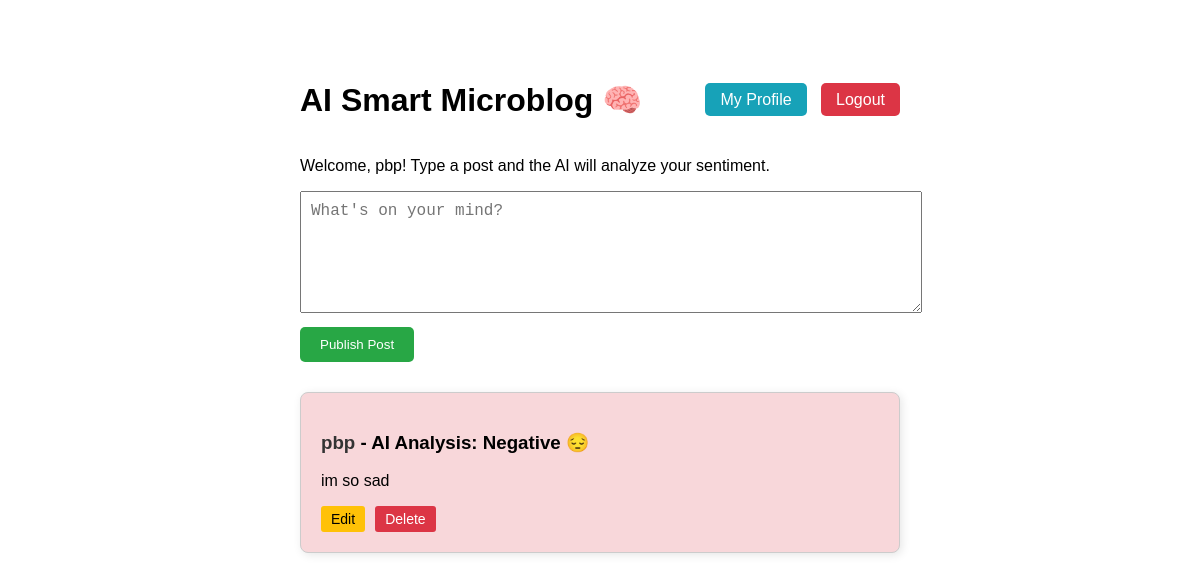
Page / (signed in) on the earlier database version.
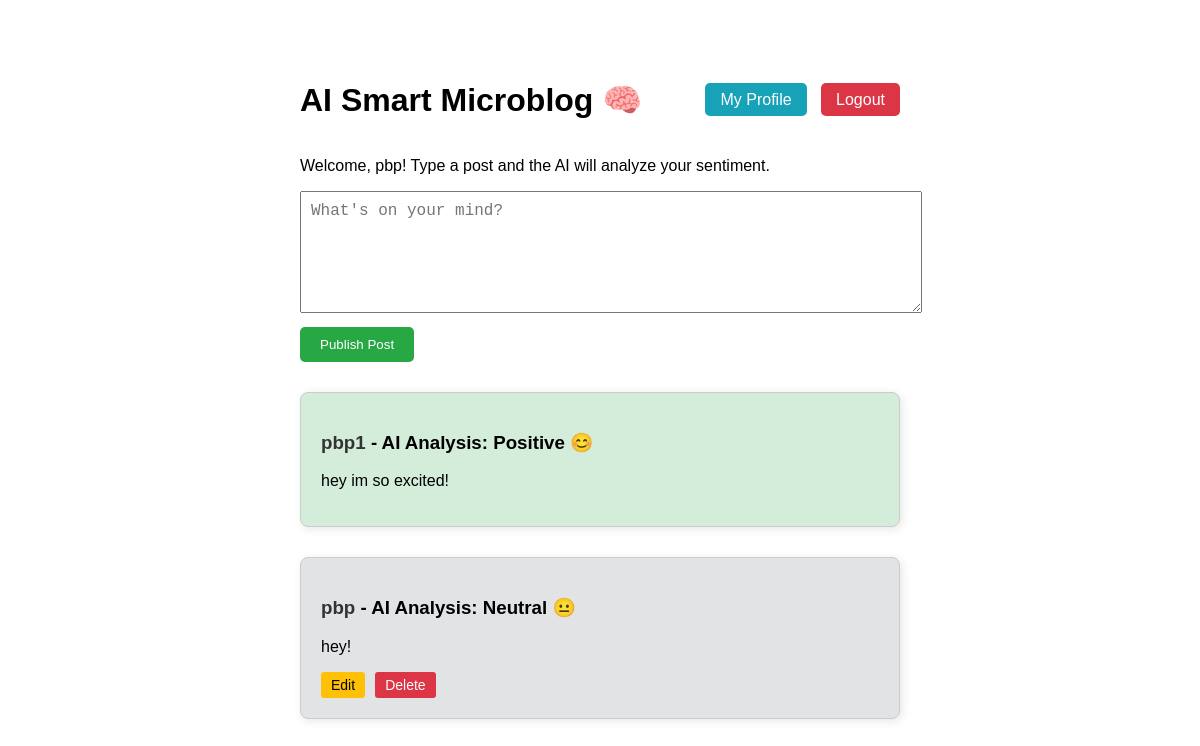
Same page on the later database version.
### app.py (models this page shows, shortened)
class User(UserMixin, db.Model):
    id = db.Column(db.Integer, primary_key=True)
    username = db.Column(db.String(150), unique=True, nullable=False)
    password = db.Column(db.String(150), nullable=False)
    posts = db.relationship('Post', backref='author', lazy=True)
    followed = db.relationship(
        'User', secondary=followers,
        primaryjoin=(followers.c.follower_id == id),
        secondaryjoin=(followers.c.followed_id == id),
        backref=db.backref('followers', lazy='dynamic'), lazy='dynamic')

class Post(db.Model):
    id = db.Column(db.Integer, primary_key=True)
    text = db.Column(db.String(500), nullable=False)
    mood = db.Column(db.String(50), nullable=False)
    color = db.Column(db.String(20), nullable=False)
    user_id = db.Column(db.Integer, db.ForeignKey('user.id'), nullable=False)

### app.py (the view, shortened to what this page needs)
@app.route('/', methods=['GET', 'POST'])
@login_required
def home():
    all_posts = Post.query.order_by(Post.id.desc()).all()
    return render_template('index.html', posts=all_posts)

### app.py (called while the page is built)
@login_manager.user_loader
def load_user(user_id):
    return User.query.get(int(user_id))

### templates/index.html (shortened to what this page needs)
<!DOCTYPE html>
<html>
<head>
</head>
<body>
    <div class="header">
        <h1>AI Smart Microblog 🧠</h1>
        <div>
            <a href="/profile/{{ current_user.username }}" class="profile-btn">My Profile</a>
            <a href="/logout" class="logout-btn">Logout</a>
        </div>
    </div>
    <p>Welcome, {{ current_user.username }}! Type a post and the AI will analyze your sentiment.</p>
    <form method="POST">
        <textarea name="content" placeholder="What's on your mind?" required></textarea><br>
        <button type="submit">Publish Post</button>
    </form>
    {% for post in posts %}
    <div class="post" style="background-color: {{ post.color }};">
        <h3><a href="/profile/{{ post.author.username }}" class="author-link">{{ post.author.username }}</a> - AI Analysis: {{ post.mood }}</h3>
        <p>{{ post.text }}</p>
        {% if post.author.id == current_user.id %}
        <div class="action-btns">
            <a href="/edit/{{ post.id }}" class="edit-btn">Edit</a>
            <form action="/delete/{{ post.id }}" method="POST" style="display:inline;">
                <button type="submit" class="delete-btn">Delete</button>
            </form>
        </div>
        {% endif %}
    </div>
    {% endfor %}
</body>
</html>

### templates/index.html (style rules this page uses)
body { font-family: Arial, sans-serif; max-width: 600px; margin: 40px auto; padding: 20px; }
textarea { width: 100%; height: 100px; margin-bottom: 10px; padding: 10px; font-size: 16px; }
button { padding: 10px 20px; background-color: #28a745; color: white; border: none; cursor: pointer; border-radius: 5px; }
.post { margin-top: 30px; padding: 20px; border-radius: 8px; border: 1px solid #ccc; box-shadow: 2px 2px 10px rgba(0,0,0,0.1); }
.header { display: flex; justify-content: space-between; align-items: center; }
.logout-btn { background-color: #dc3545; text-decoration: none; padding: 8px 15px; color: white; border-radius: 5px; }
.profile-btn { background-color: #17a2b8; text-decoration: none; padding: 8px 15px; color: white; border-radius: 5px; margin-right: 10px; }
.action-btns { margin-top: 10px; display: flex; gap: 10px; }
.edit-btn { background-color: #ffc107; color: black; text-decoration: none; padding: 5px 10px; border-radius: 3px; font-size: 14px; }
.delete-btn { background-color: #dc3545; color: white; border: none; padding: 5px 10px; border-radius: 3px; font-size: 14px; cursor: pointer; }
.author-link { color: #333; text-decoration: none; }

Differences in the rows shown:
added Post: author.username "pbp1", mood "Positive 😊", text "hey im so excited!"
changed Post "pbp": color "#f8d7da" → "#e2e3e5" (drawn); mood "Negative 😔" → "Neutral 😐"; text "im so sad" → "hey!"
